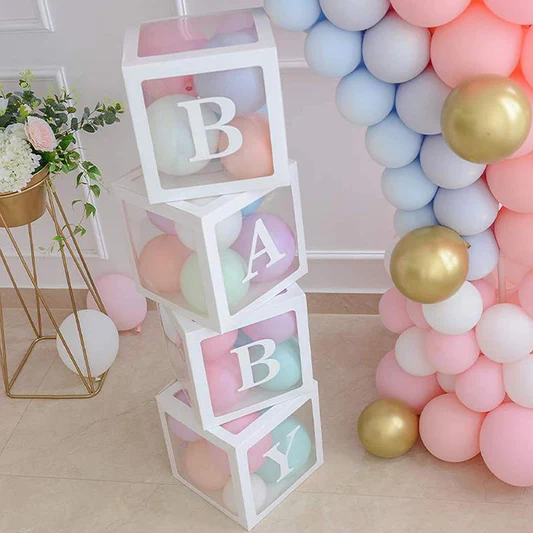
#> input picture image.webp, 533 x 533 px, found by its file name
$ python code.py
#> lines starting #> are read from the running program, lines starting #| are printed output that depends on the picture
# import the Python Image processing Library
from PIL import Image
import matplotlib.pyplot as plt

# Giving The Original image Directory Specified
Original_Image = Image.open("/Users/abhi/Documents/GitHub/GUI_Image_Rotator/image.webp")
#> Original_Image is the input picture: PIL image 533x533 RGB; mean R, G, B 186.7, 170, 167

# Rotate Image By 180 Degree
rotated_image1 = Original_Image.rotate(180)
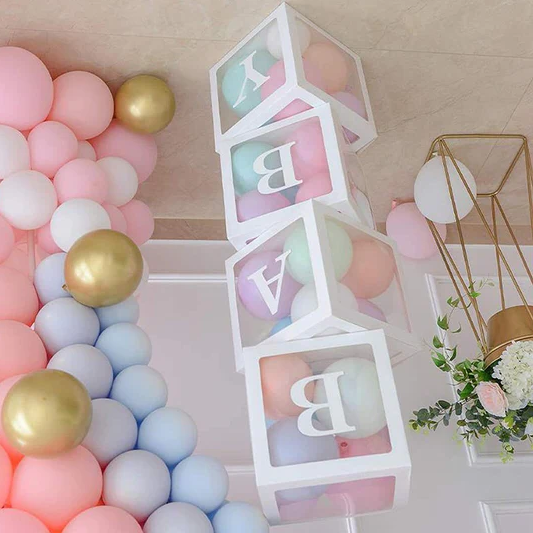
#> rotated_image1: PIL image 533x533 RGB; mean R, G, B 186.7, 170, 167

# This is Alternative Syntax To Rotate The Image
rotated_image2 = Original_Image.transpose(Image.ROTATE_90)
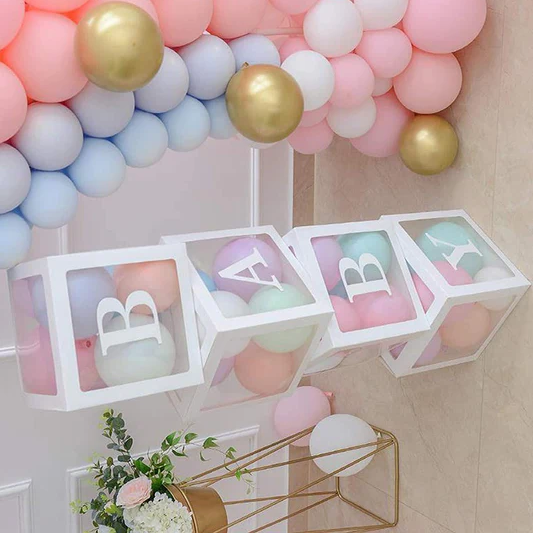
#> rotated_image2: PIL image 533x533 RGB; mean R, G, B 186.7, 170, 167

# This Will Rotate Image By 60 Degree
rotated_image3 = Original_Image.rotate(60)
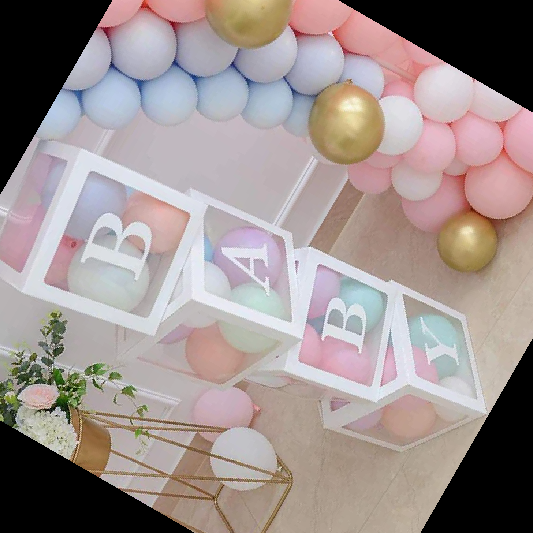
#> rotated_image3: PIL image 533x533 RGB; mean R, G, B 156.4, 144.1, 142.4

# Display the images using matplotlib
plt.figure(figsize=(10, 10))

plt.subplot(2, 2, 1)
plt.imshow(Original_Image)
plt.title("Original Image")

plt.subplot(2, 2, 2)
plt.imshow(rotated_image1)
plt.title("Rotated by 180 degrees")

plt.subplot(2, 2, 3)
plt.imshow(rotated_image2)
plt.title("Rotated by 90 degrees")

plt.subplot(2, 2, 4)
plt.imshow(rotated_image3)
plt.title("Rotated by 60 degrees")

plt.show()
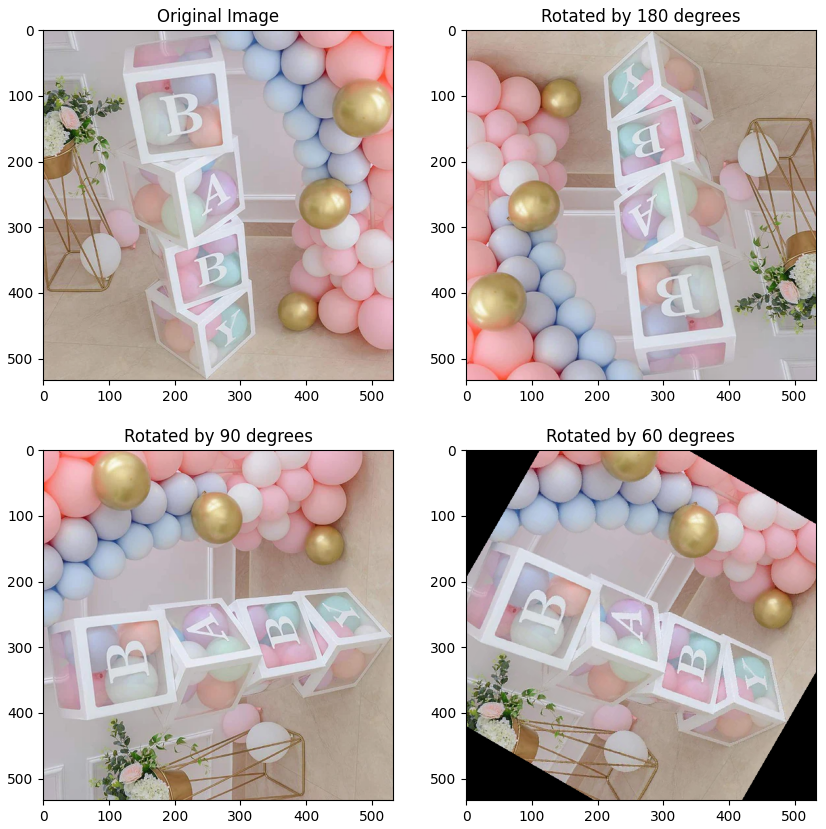
#> figure drawn by matplotlib, 4 panels
